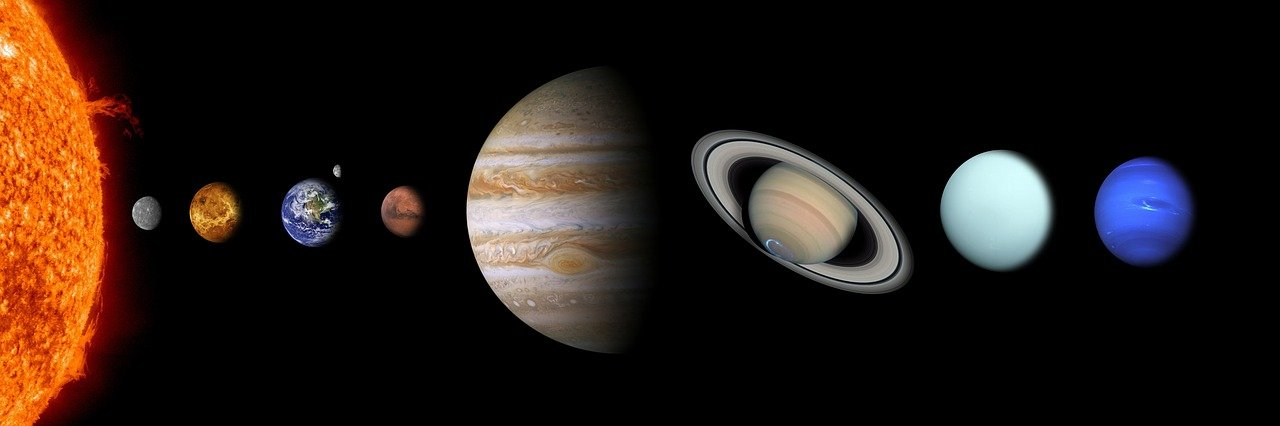
#> input picture Name the Planets (104)/solar-system.jpg, 1280 x 426 px
$ python solarPlanets.py
#> lines starting #> are read from the running program, lines starting #| are printed output that depends on the picture; after the words box and inside, x2 and y2 are one past the last pixel; in counts of white or black regions, pixels touching at a corner belong together
import cv2

img = cv2.imread("solar-system.jpg")
#> img is the input picture: shape (426, 1280, 3); mean B, G, R 20.5, 25.8, 36.5
s = "Sun"
m = "Mercury"
v = "Venus"
e = "Earth"
mr = "Mars"
j = "Jupiter"
st = "Saturn"
u = "Uranus"
n = "Neptune"
mo = "Moon"
cv2.putText(img, s, (20, 70),
            fontFace = cv2.FONT_HERSHEY_DUPLEX,
            thickness = 5,
            fontScale = 3,
            color = (255, 255, 255)
           )
cv2.putText(img, m, (110, 250),
            fontFace = cv2.FONT_HERSHEY_DUPLEX,
            thickness = 1,
            fontScale = 0.6,
            color = (255, 255, 255)
           )
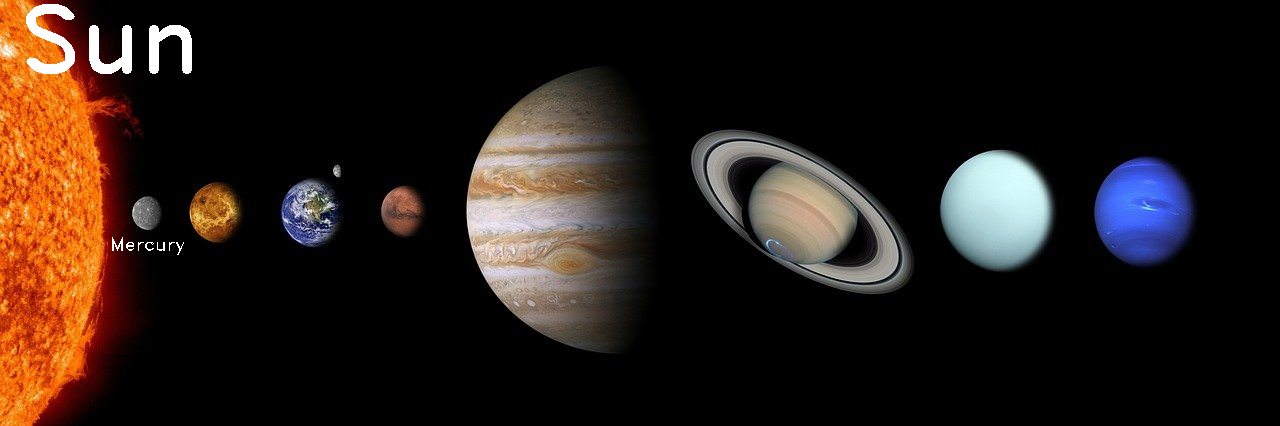
#> img: shape (426, 1280, 3); mean B, G, R 22.3, 27.5, 37.8
cv2.putText(img, v, (185, 175),
            fontFace = cv2.FONT_HERSHEY_DUPLEX,
            thickness = 1,
            fontScale = 0.6,
            color = (255, 255, 255)
           )
#> img: shape (426, 1280, 3); 0.03% of pixels changed, all inside (x1, y1, x2, y2) = (186, 162, 241, 176)
cv2.putText(img, e, (285, 270),
            fontFace = cv2.FONT_HERSHEY_DUPLEX,
            thickness = 1,
            fontScale = 0.6,
            color = (255, 255, 255)
           )
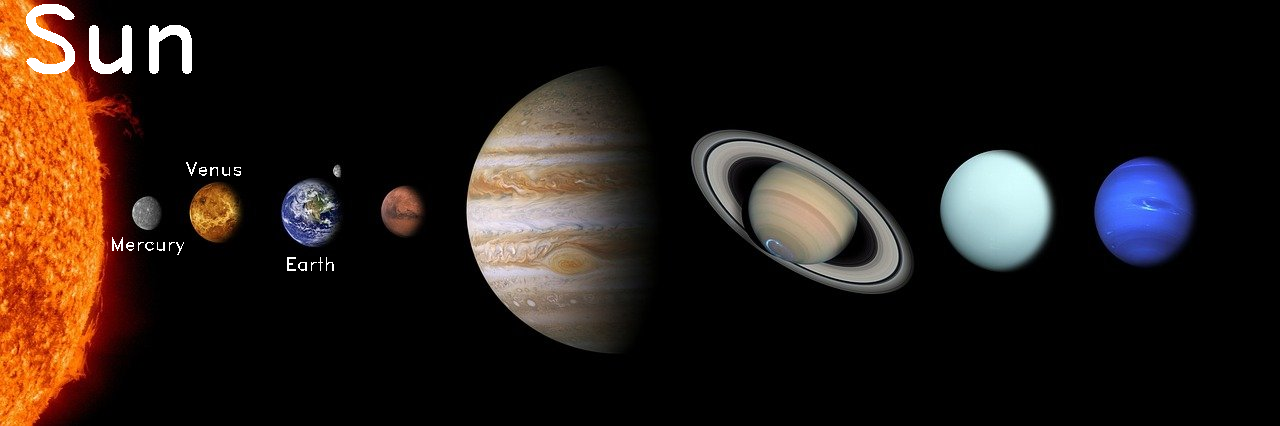
#> img: shape (426, 1280, 3); mean B, G, R 22.5, 27.6, 38
cv2.putText(img, mo, (300, 150),
            fontFace = cv2.FONT_HERSHEY_DUPLEX,
            thickness = 1,
            fontScale = 0.6,
            color = (255, 255, 255)
           )
#> img: shape (426, 1280, 3); 0.03% of pixels changed, all inside (x1, y1, x2, y2) = (302, 137, 348, 151)
cv2.putText(img, mr, (380, 255),
            fontFace = cv2.FONT_HERSHEY_DUPLEX,
            thickness = 1,
            fontScale = 0.6,
            color = (255, 255, 255)
           )
cv2.putText(img, j, (550, 390),
            fontFace = cv2.FONT_HERSHEY_DUPLEX,
            thickness = 1,
            fontScale = 1,
            color = (255, 255, 255)
           )
cv2.putText(img, st, (755, 320),
            fontFace = cv2.FONT_HERSHEY_DUPLEX,
            thickness = 1,
            fontScale = 1,
            color = (255, 255, 255)
           )
cv2.putText(img, u, (945, 300),
            fontFace = cv2.FONT_HERSHEY_DUPLEX,
            thickness = 1,
            fontScale = 1,
            color = (255, 255, 255)
           )
cv2.putText(img, n, (1085, 145),
            fontFace = cv2.FONT_HERSHEY_DUPLEX,
            thickness = 1,
            fontScale = 1,
            color = (255, 255, 255)
           )
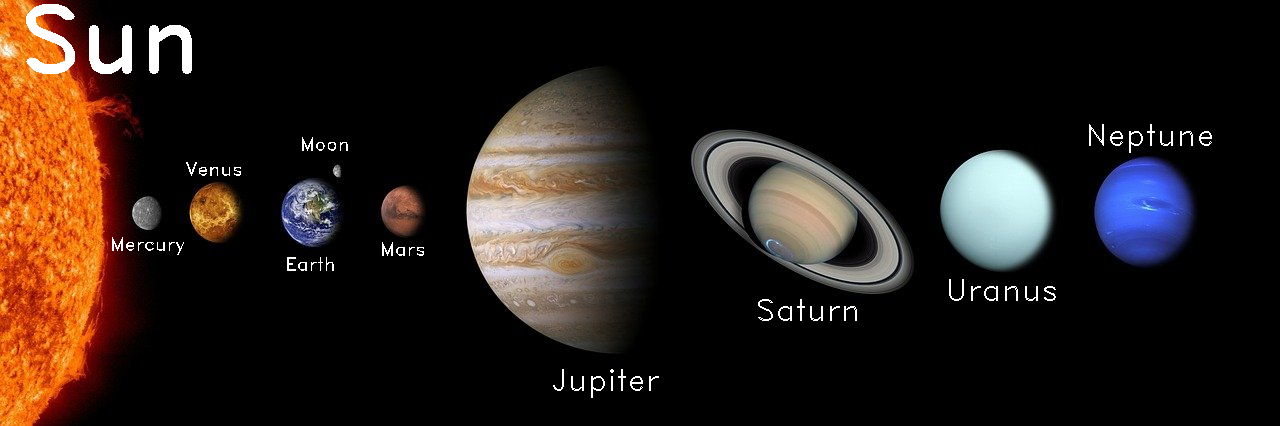
#> img: shape (426, 1280, 3); mean B, G, R 23.6, 28.7, 39.1
cv2.imshow("Solar System", img)
cv2.waitKey(0)
cv2.imwrite("Solar System.jpg", img)
